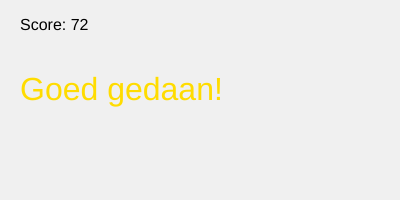
Frame 1 (no input)
Frame 60 (no input): identical to frame 1, image omitted
Frame 120 (the mouse pressed at the canvas centre since frame 60): identical to frame 1, image omitted

The p5.js sketch that drew this single still picture (run headless with seeded random() and noise() and a simulated clock; from frame 60 on, the mouse is pressed at the canvas centre):

// p5.js sketch
// ── sketch.js
let score;

function setup() {
  createCanvas(400, 200);
  score = int(random(0, 101));
}

function draw() {
  background(240);
  textSize(32)

  if (score >= 90) {
    fill(0, 200, 0);
    text("uitstekend!", 20, 100);
  } else if (score >= 70 && score <= 89) {
    fill(255, 220, 0);
    text("Goed gedaan!", 20, 100);
  } else if (score >= 50 && score <= 69) {
    fill(255, 140, 0);
    text("Voldoende", 20, 100);
  } else {
    fill(255, 0, 0);
    text("Onvoldoend", 20, 100)
  }
  fill(0);
  textSize(16);
  text("Score: " + score, 20, 30)
}
